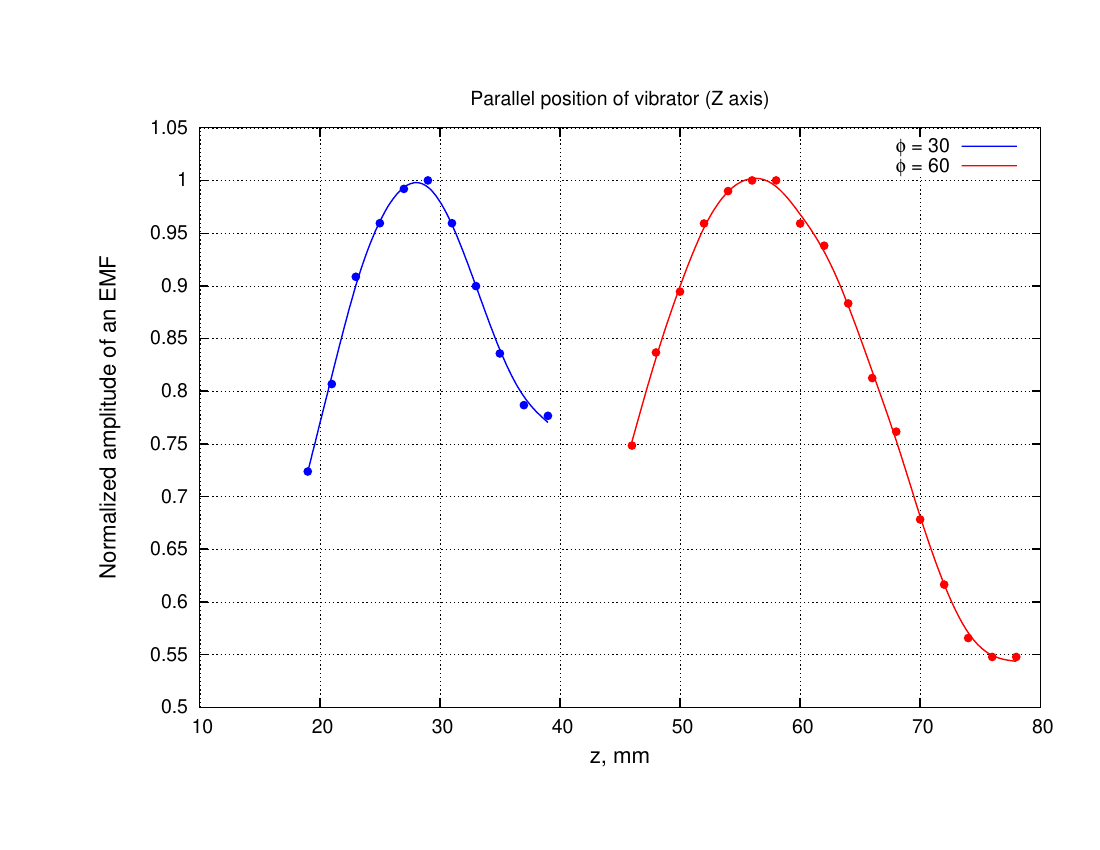

The gnuplot source for this figure:
set terminal postscript enhanced color dashed
set output "plot2.eps"
set title "Parallel position of vibrator (Z axis)"
set ylabel "Normalized amplitude of an EMF" font "Helvetica,16"
set xlabel "z, mm" font "Helvetica,16"
#set key left bottom
#set ytics -1.5, 0.5
#set mytics 4
r = 0.5
# set xzeroaxis lw 1 lt 1 lc rgb "black"
set grid

set style line 1 lt 1 lw 2 lc rgb "blue"
set style line 2 lt 1 lw 2 lc rgb "red"
set style line 3 lt 1 lw 2 lc rgb "#006600"

plot "./data"\
				ind 3 u 1:3 w p pt 7 ps 1 lc rgb "blue" notitle,\
			 "" ind 3 u 1:3:(r) title "{/Symbol f} = 30" ls 1 s acs,\
			 ""	ind 4 u 1:3 w p pt 7 ps 1 lc rgb "red" notitle,\
			 "" ind 4 u 1:3:(r) title "{/Symbol f} = 60" ls 2 s acs
